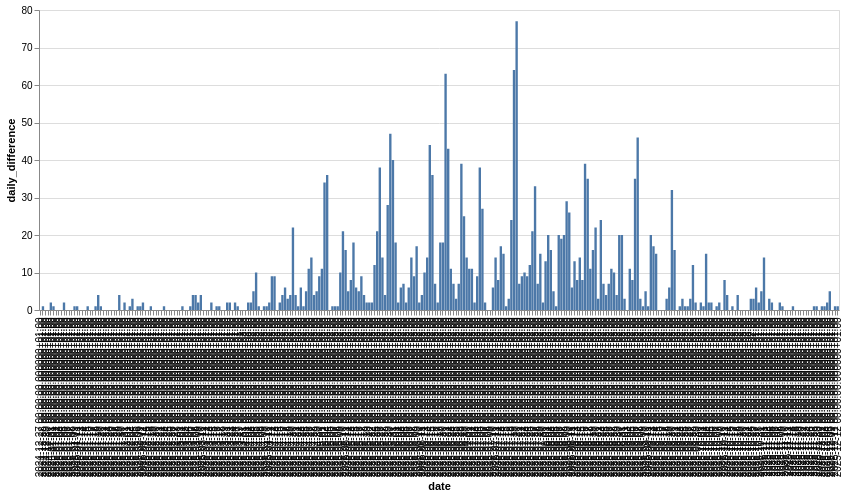

Notebook code for this chart:
### Code cell
segment("Do sedla Klínovce po silnici")

### Figure 1 — Vega-Lite specification as saved in the notebook (floating-point values rounded to 4 significant figures; data arrays with more than 128 entries replaced by an {"elided": "..."} marker saying what was removed)
{"config": {"view": {"continuousWidth": 300, "continuousHeight": 300}}, "data": {"name": "data-616ed7cc0a049570ad367321ec56433e"}, "mark": {"type": "bar"}, "encoding": {"x": {"field": "date", "type": "ordinal"}, "y": {"field": "daily_difference", "type": "quantitative"}}, "width": 800, "$schema": "https://vega.github.io/schema/vega-lite/v5.8.0.json", "datasets": {"data-616ed7cc0a049570ad367321ec56433e": {"elided": "304 records"}}}
